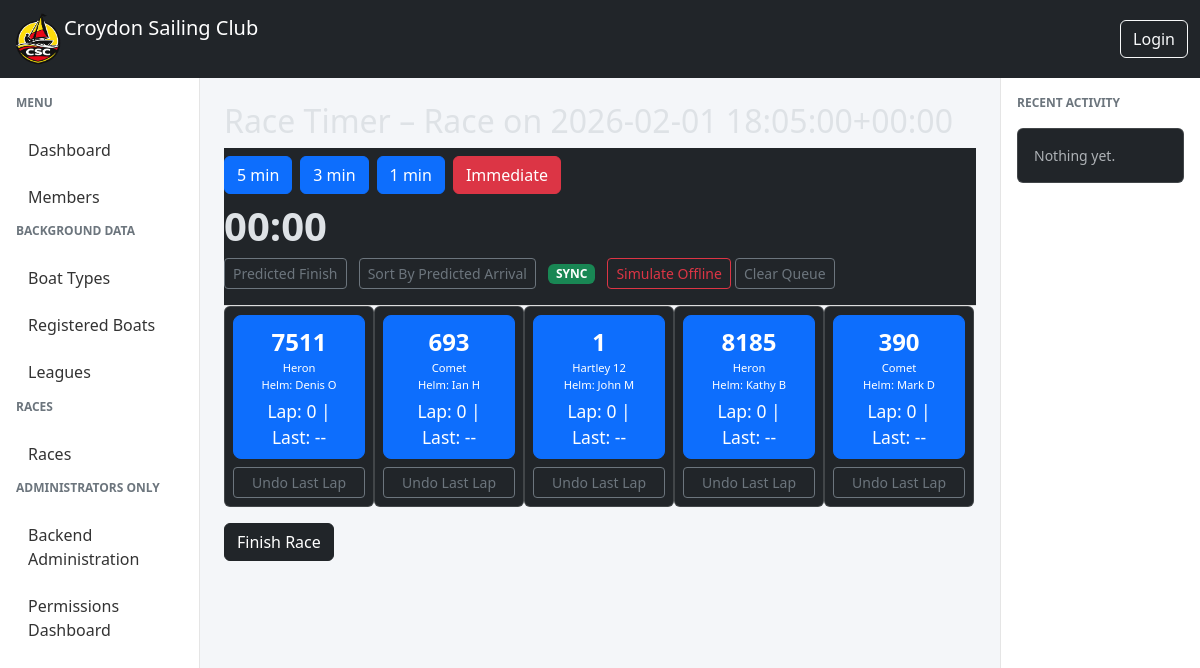
/races/22/timer/, run on the app's committed database.
### races/models.py (models this page shows, shortened)
class Race(models.Model):
    event = models.OneToOneField(Event, on_delete=models.CASCADE)
    league = models.ForeignKey(
        "races.League",
        on_delete=models.SET_NULL,
        null=True,
        blank=True,
        related_name="races",
    )
    race_officer = models.ForeignKey(
        settings.AUTH_USER_MODEL,
        on_delete=models.SET_NULL,
        null=True,
        related_name="races_as_ro",
    )
    assistant_race_officer = models.ForeignKey(
        settings.AUTH_USER_MODEL,
        on_delete=models.SET_NULL,
        null=True,
        blank=True,
        related_name="races_as_aro",
    )
    class RaceStatus(models.TextChoices):
        DRAFT = "draft", "Draft"
        OPEN = "open", "Open"
        RUNNING = "running", "Running"
        FINISHED = "finished", "Finished"
        VERIFIED = "verified", "Verified"
        LOCKED = "locked", "Locked"
    status = models.CharField(
        max_length=20,
        choices=RaceStatus.choices,
        default=RaceStatus.DRAFT,
    )
    def __str__(self):
        return f"Race on {self.event.start_datetime}"

class Event(models.Model):
    class EventType(models.TextChoices):
        RACE = "race", "Race"
        MEETING = "meeting", "Meeting"
        WORKPARTY = "workparty", "Work Party"
    start_datetime = models.DateTimeField()
    type = models.CharField(max_length=20, choices=EventType.choices)
    created_by = models.ForeignKey(
        settings.AUTH_USER_MODEL,
        on_delete=models.SET_NULL,
        null=True,
        related_name="events_created",
    )
    created_at = models.DateTimeField(auto_now_add=True)
    is_active = models.BooleanField(default=True)

class RaceEntry(models.Model):
    race = models.ForeignKey(Race, on_delete=models.CASCADE, related_name="entries")
    helm = models.ForeignKey(
        settings.AUTH_USER_MODEL,
        on_delete=models.CASCADE,
        related_name="races_as_helm",
    )
    crew = models.ForeignKey(
        settings.AUTH_USER_MODEL,
        on_delete=models.SET_NULL,
        null=True,
        blank=True,
        related_name="races_as_crew",
    )
    boat = models.ForeignKey(
        "races.RegisteredBoat",
        on_delete=models.PROTECT,
    )
    boat_type_name = models.CharField(max_length=200)
    py_used = models.IntegerField()
    finish_position = models.PositiveIntegerField(null=True, blank=True)
    laps = models.PositiveIntegerField(null=True, blank=True)
    elapsed_seconds = models.PositiveIntegerField(null=True, blank=True)
    class ResultStatus(models.TextChoices):
        FINISHED = "finished", "Finished"
        DNF = "dnf", "Did Not Finish"
        DSQ = "dsq", "Disqualified"
    result_status = models.CharField(
        max_length=20,
        choices=ResultStatus.choices,
        default=ResultStatus.FINISHED,
    )
    created_at = models.DateTimeField(auto_now_add=True)
    class Meta:
        constraints = [
            models.UniqueConstraint(fields=["race", "boat"], name="unique_boat_per_race"),
            models.UniqueConstraint(fields=["race", "helm"], name="unique_helm_per_race"),
        ]

class RegisteredBoat(models.Model):
    sail_number = models.CharField(max_length=20)
    boat_type = models.ForeignKey(BoatType,on_delete=models.CASCADE)

class BoatType(models.Model):
    name = models.CharField(max_length=100)
    description = models.CharField(max_length=255, blank=True)
    py = models.IntegerField(
        "Portsmouth Yardstick",
        validators=[
            MinValueValidator(1000),
            MaxValueValidator(2000),
        ],
    )

### members/models.py (models this page shows, shortened)
class Member(AbstractUser):
    username = models.CharField(
        max_length=150,
        unique=True,
        null=True,
        blank=True,
        verbose_name="Alias"
    )
    email = models.EmailField(
        unique=True,
        verbose_name="Email Address"
    )
    full_name = models.CharField(
        max_length=255,
        blank=True,
        help_text="Full name as an alternative to first and last name"
    )
    email_verified = models.BooleanField(
        default=False,
        help_text="Designates whether the user's email has been verified"
    )
    default_boat = models.ForeignKey(
        "races.RegisteredBoat",
        on_delete=models.SET_NULL,
        null=True,
        blank=True,
        related_name="default_for_members",
    )
    USERNAME_FIELD = "email"
    REQUIRED_FIELDS = ["username"]
    def get_short_name(self):
        return self.full_name or self.username or self.email

### races/views.py (the view, shortened to what this page needs)
# urls.py: path("<int:pk>/timer/", race_timer, name="race-timer"),
def race_timer(request, pk):
    race = get_object_or_404(Race, pk=pk)
    entries = race.entries.all()
    return render(request, "races/race_timer.html", {
        "race": race,
        "entries": entries,
    })

### races/templates/races/race_timer.html (shortened to what this page needs)
{% extends "base.html" %}
{% block content %}
<h2>Race Timer – {{ race }}</h2>
<div id="sticky-header">
    <div id="start-controls" class="d-flex gap-2 mb-2">
        <button id="btn-5" class="btn btn-primary">5 min</button>
        <button id="btn-3" class="btn btn-primary">3 min</button>
        <button id="btn-1" class="btn btn-primary">1 min</button>
        <button id="btn-now" class="btn btn-danger">Immediate</button>
    </div>
    <h2 id="clock" class="display-6 fw-bold">00:00</h2>
    <div class="mb-2">
        <button class="btn btn-sm btn-outline-secondary"
                data-bs-toggle="collapse"
                data-bs-target="#prediction-panel">
            Predicted Finish
        </button>
        <button id="sort-advice-btn"
                class="btn btn-sm btn-outline-secondary ms-2">
            Sort By Predicted Arrival
        </button>
        <span id="sync-indicator" class="badge bg-success ms-2">
            SYNC
        </span>
        <button id="toggle-offline" class="btn btn-sm btn-outline-danger ms-2">
            Simulate Offline
        </button>
        <button id="clear-queue" class="btn btn-sm btn-outline-secondary">
            Clear Queue
        </button>
    </div>
</div>
<div id="boat-grid" class="boat-grid">
{% for e in entries %}
    <div class="boat-tile" data-id="{{ e.id }}">
        <div class="card">
            <div class="card-body p-2">
                <button class="btn btn-lg btn-primary lap-btn mb-2"
                        data-id="{{ e.id }}"
                        data-py="{{ e.py_used|stringformat:'s' }}"
                        data-helm="{{ e.helm.username }}">
                    <div class="fw-bold fs-4">
                        {{ e.boat.sail_number }}
                    </div>
                    <div style="font-size: 0.7rem;">
                        {{ e.boat.boat_type.name }}<br>
                        Helm: {{ e.helm.get_short_name }}
                    </div>
                    <div class="mt-1 small">
                        Lap: <span class="lap-count">0</span> |
                        Last: <span class="last-time">--</span>
                    </div>
                </button>
                <button class="btn btn-sm btn-outline-secondary w-100 undo-btn"
                        data-id="{{ e.id }}">
                    Undo Last Lap
                </button>
            </div>
        </div>
    </div>
{% endfor %}
</div>
<button class="btn btn-dark mt-3" id="finish-btn">
    Finish Race
</button>
{% endblock %}

### csc_manager/templates/base.html (style rules this page uses)
body { background-color: #f4f6f9; }

### races/templates/races/race_timer.html (style rules this page uses)
.lap-btn { width: 100%; touch-action: manipulation; }
#sticky-header { position: sticky; top: 0; z-index: 1000; background: var(--bs-body-bg); padding: 8px 0; border-bottom: 1px solid #ddd; }
.boat-grid { display: flex; flex-wrap: wrap; }
.boat-tile { width: 150px; }

### data on the page
Race: event.start_datetime "Race on 2026-02-01 18:05:00+00:00"
RaceEntry: boat.sail_number "7511", boat.boat_type.name "Heron", helm.get_short_name "Denis O"
RaceEntry: boat.sail_number "693", boat.boat_type.name "Comet", helm.get_short_name "Ian H"
RaceEntry: boat.sail_number "1", boat.boat_type.name "Hartley 12", helm.get_short_name "John M"
RaceEntry: boat.sail_number "8185", boat.boat_type.name "Heron", helm.get_short_name "Kathy B"
RaceEntry: boat.sail_number "390", boat.boat_type.name "Comet", helm.get_short_name "Mark D"
